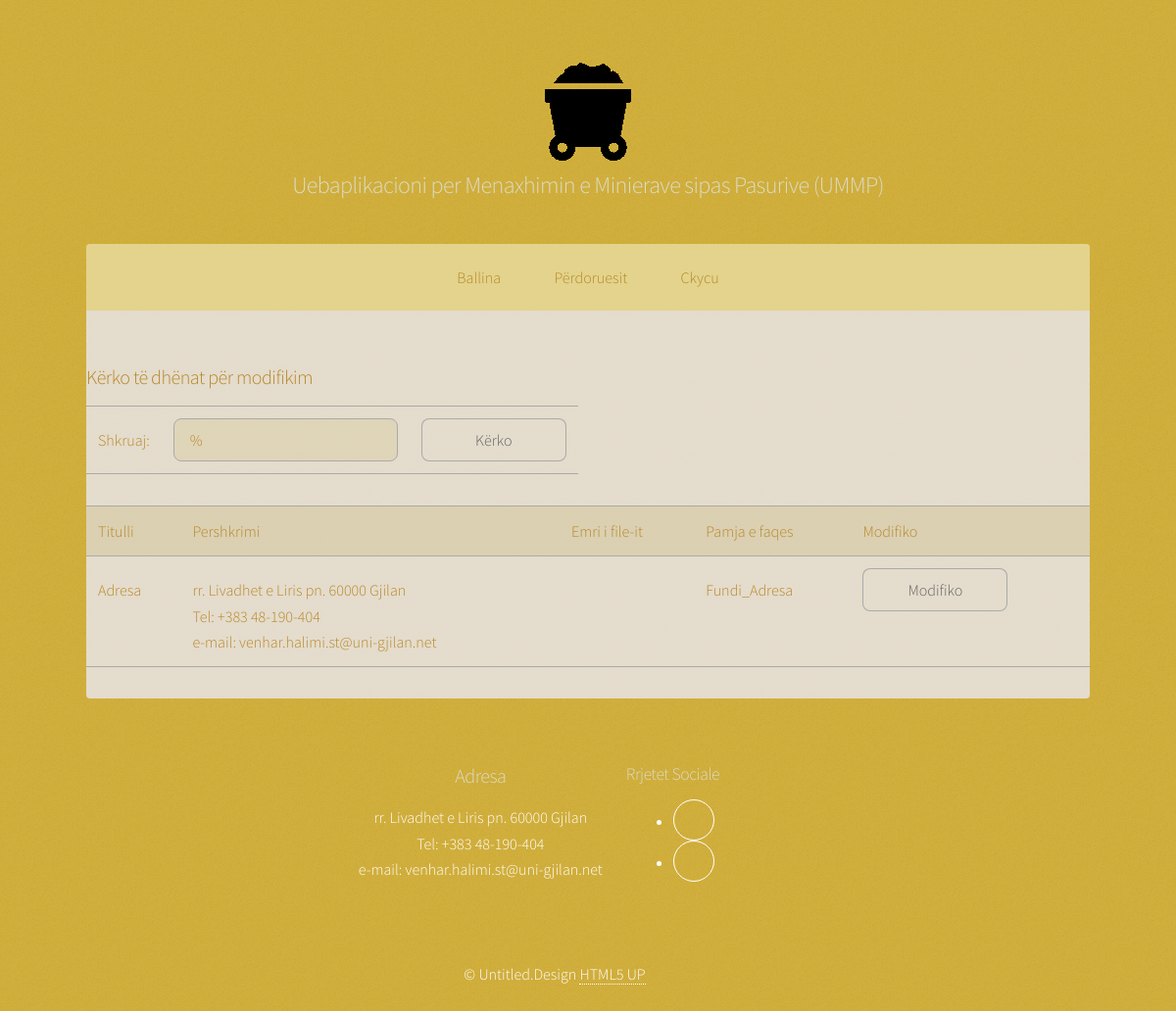
Page /ModuliAdministratorit/modifiko_tedhana.php?term=Adresa on the committed database.
### tables this page shows
CREATE TABLE `tedhanat` (
  `ID_Tedhanat` int(11) NOT NULL,
  `Titulli` varchar(255) NOT NULL,
  `Pershkrimi` varchar(1000) NOT NULL,
  `Dosje` varchar(500) NOT NULL,
  `Pamja` varchar(500) NOT NULL
);

### ModuliAdministratorit/modifiko_tedhana.php (the view, shortened to what this page needs)
<?php
include_once("konfig.php");
?>
<!DOCTYPE HTML>
<html>
	<head>
		<link rel="stylesheet" href="assets/css/main.css" />
	</head>
	<body class="is-preload">
			<div id="wrapper">
         <?php include_once("koka.php"); ?>
		<?php include_once("meny.php"); ?>
		<div id="main">
								<br>
<br>
						<div class="row">
	<div class="table-wrapper">
	<form action="" method="post">
	<table>
	<tr>
	<h3>Kërko të dhënat për modifikim</h3>
	</tr>
	<tr>
	<td>
	Shkruaj:
	</td>
	<td>
	<input type="text" name="term" placeholder="Titullit ose Pamjes se faqes" value="%"/>
</td>
<td> <input type="submit" value="Kërko" /></td>
</tr>
</table>
</div>
</div>
	<div class="table-wrapper">
<table width='80%' border=0>
	<div class="table-wrapper">
	<tr bgcolor='#CCCCCC'>
		<td>Titulli</td>
		<td>Pershkrimi</td>
		<td>Emri i file-it</td>
		<td>Pamja e faqes</td>
		<td>Modifiko</td>
	</tr>
<?php
if (!empty($_REQUEST['term'])) {
$term = mysqli_real_escape_string
($conn,$_REQUEST['term']);
$sql = mysqli_query($conn,
"SELECT * FROM tedhanat
WHERE Titulli LIKE '%".$term."%'
OR  Pamja LIKE '%".$term."%'");
while($row = mysqli_fetch_array($sql)) {
		echo "<tr>";
		echo "<td>".$row['Titulli']."</td>";
		echo "<td>".$row['Pershkrimi']."</td>";
		echo "<td>".$row['Dosje']."</td>";
		echo "<td>".$row['Pamja']."</td>";
		echo "<td><a href=\"perditso_tedhanat.php?ID_Tedhanat=$row[ID_Tedhanat]\" class='button' class='button primary'>
		Modifiko</a></td></tr>";
	}
}
?>
</div>
	</table>
						</div>
</div>
           	<?php include_once("fundi.php"); ?>
</div>
	</body>
</html>

### ModuliAdministratorit/koka.php (shortened to what this page needs)
	<header id="header">
	<span class="logo"><img src="images/miniera.png" alt="" /></span>
		<?php
          $result = mysqli_query($conn, "SELECT * FROM tedhanat WHERE Pamja='Koka'");
          while ($row = mysqli_fetch_assoc($result)) {
            extract($row);
          ?>
	<section id="banner">
		<div class="inner">
			<h2><?php echo $Titulli ?></h2>
		</div>
	</section>
<?php } ?>
</header>

### ModuliAdministratorit/meny.php (shortened to what this page needs)
		<?php
         $result = mysqli_query($conn, "SELECT * FROM tedhanat WHERE Pamja='MenyAdministratori'");
         while ($row = mysqli_fetch_assoc($result)) {
           extract($row);
  	 echo $Pershkrimi;
}
         ?>

### ModuliAdministratorit/fundi.php (shortened to what this page needs)
<footer id="footer">
				<section  class="align-center">
								<ul class="features">
								<div class="row aln-center">
					<?php
            $result = mysqli_query($conn, "SELECT * FROM tedhanat WHERE Pamja='Fundi_Adresa'");
            while ($row = mysqli_fetch_assoc($result)) {
              extract($row);
            ?>
						<section>
							<h3><?php echo $Titulli ?></h3>
							<p><?php echo $Pershkrimi; ?>
							</p>
						</section>
			<?php } ?>
									<?php
            $result = mysqli_query($conn, "SELECT * FROM tedhanat WHERE Pamja='Fundi_RrSociale'");
            while ($row = mysqli_fetch_assoc($result)) {
              extract($row);
            ?>
						<section>
							<h4><?php echo $Titulli ?></h4>
							<?php echo $Pershkrimi; ?>
						</section>
			<?php } ?>
			</div>
			</ul>
					</section>
					<div class="copyright">
												<?php
            $result = mysqli_query($conn, "SELECT * FROM tedhanat WHERE Pamja='Fundi_Tedrejtatautorit'");
            while ($row = mysqli_fetch_assoc($result)) {
              extract($row);
            ?>
							<?php echo $Pershkrimi; ?>
			<?php } ?>
					</div>
			</footer>

### rows in the picture
tedhanat: Titulli "Uebaplikacioni per Menaxhimin e Minierave sipas Pasurive (UMMP)"
tedhanat: Pershkrimi "Ballina Përdoruesit Ckycu"
tedhanat: Titulli "Adresa", Pershkrimi "rr. Livadhet e Liris pn. 60000 Gjilan Tel: +383 48-190-404 e-mail: venhar.halimi.st@uni-gjilan.net", Pamja "Fundi_Adresa"
tedhanat: Titulli "Rrjetet Sociale"
tedhanat: Pershkrimi "© Untitled.Design HTML5 UP"
